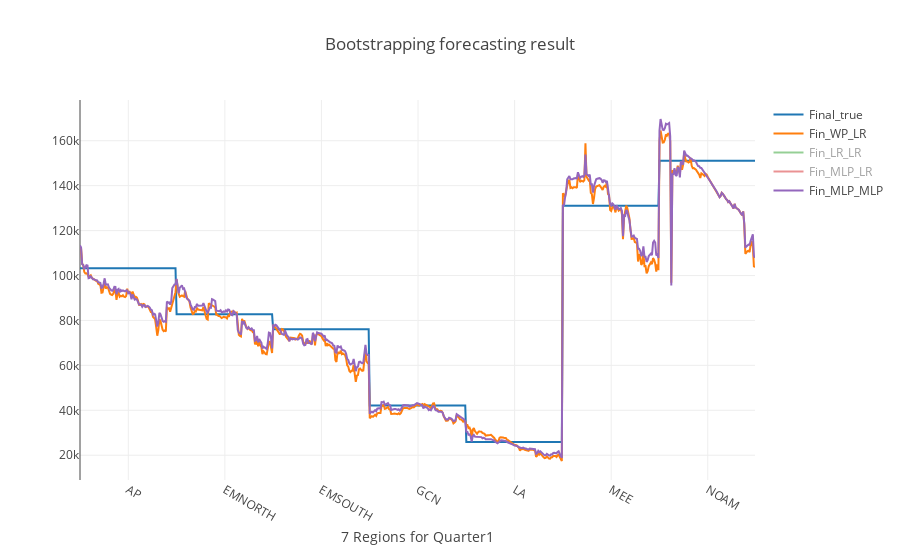

Notebook code cell kept with this figure:
### Markdown cell above
### Also we can plot the forecasting value and mape by quarters

### Code cell
compares = ['Final_true', 'Fin_WP_LR', 'Fin_LR_LR', 'Fin_MLP_LR', 'Fin_MLP_MLP']
quarters = 1

visulization_quarters(df_fin, compares, quarters)

### Figure 1 — Plotly figure (JSON) as saved in the notebook; plotly's stock layout.template omitted (floating-point values rounded to 4 significant figures; data arrays with more than 128 entries replaced by an {"elided": "..."} marker saying what was removed)
{"data": [{"name": "Final_true", "type": "scatter", "uid": "ed048777-5b2e-4c91-9f2c-7c73294635dd", "x": {"elided": "630 int values"}, "y": {"elided": "630 float values"}}, {"name": "Fin_WP_LR", "type": "scatter", "uid": "0db11d8c-ac55-47f7-bcc1-316625cf2fc4", "x": {"elided": "630 int values"}, "y": {"elided": "630 float values"}}, {"name": "Fin_LR_LR", "type": "scatter", "uid": "f5b497e5-9774-4cdc-88f0-3b578a7a3762", "visible": "legendonly", "x": {"elided": "630 int values"}, "y": {"elided": "630 float values"}}, {"name": "Fin_MLP_LR", "type": "scatter", "uid": "19da9dca-142b-49c4-8438-11ec3054fbcf", "visible": "legendonly", "x": {"elided": "630 int values"}, "y": {"elided": "630 float values"}}, {"name": "Fin_MLP_MLP", "type": "scatter", "uid": "9c82ce29-2167-437c-adaa-01ba7492b514", "x": {"elided": "630 int values"}, "y": {"elided": "630 float values"}}], "layout": {"autosize": true, "title": {"text": "Bootstrapping forecasting result"}, "xaxis": {"autorange": true, "range": [0, 629], "showticklabels": true, "tickangle": 30, "ticktext": ["AP", "EMNORTH", "EMSOUTH", "GCN", "LA", "MEE", "NOAM"], "tickvals": [45, 135, 225, 315, 405, 495, 585], "title": {"text": "7 Regions for Quarter1"}, "type": "linear"}, "yaxis": {"autorange": true, "range": [8973.0, 178100.0], "type": "linear"}, "yaxis2": {"overlaying": "y", "showgrid": false, "showticklabels": true, "side": "right"}}}
